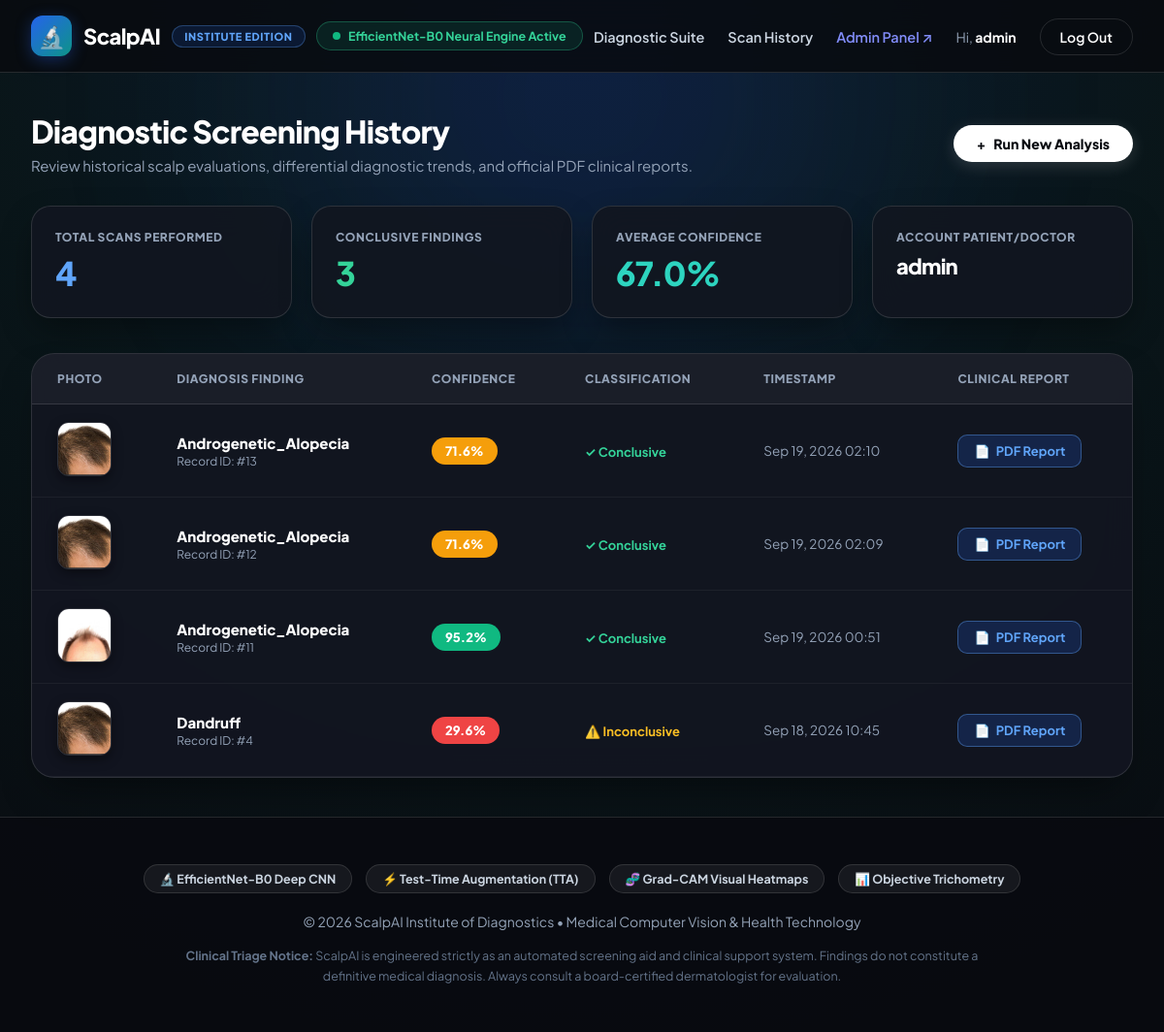
The page /dashboard/ (signed in) on the database its author committed.
### detector/models.py (models this page shows, shortened)
class ScanRecord(models.Model):
    user = models.ForeignKey(User, on_delete=models.SET_NULL, null=True, blank=True, related_name="scans")
    image = models.ImageField(upload_to="scans/%Y/%m/")
    predicted_label = models.CharField(max_length=100)
    confidence = models.FloatField()
    all_scores = models.JSONField(default=dict)
    is_uncertain = models.BooleanField(default=False)
    created_at = models.DateTimeField(auto_now_add=True)
    notes = models.TextField(blank=True, null=True)
    class Meta:
        ordering = ["-created_at"]

### detector/views.py (the view)
# urls.py: path("dashboard/", views.dashboard_view, name="dashboard"),
@login_required
def dashboard_view(request):
    scans = ScanRecord.objects.filter(user=request.user)
    total_scans = scans.count()
    conclusive_scans = scans.filter(is_uncertain=False).count()
    if total_scans > 0:
        avg_confidence = round(sum(s.confidence for s in scans) / total_scans, 1)
    else:
        avg_confidence = 0.0
    return render(
        request,
        "detector/dashboard.html",
        {
            "scans": scans,
            "total_scans": total_scans,
            "conclusive_scans": conclusive_scans,
            "avg_confidence": avg_confidence,
        },
    )

### detector/templates/detector/dashboard.html (shortened to what this page needs)
{% extends "detector/base.html" %}
{% block content %}
<div class="dashboard-header">
    <div>
        <h1 class="header-title">Diagnostic Screening History</h1>
        <p style="color: #94a3b8; font-size: 15px; margin-top: 6px;">Review historical scalp evaluations, differential diagnostic trends, and official PDF clinical reports.</p>
    </div>
    <a href="{% url 'upload' %}" class="btn-student-login">
        <span>+</span> Run New Analysis
    </a>
</div>
<div class="stats-card-grid">
    <div class="stat-card">
        <div class="stat-card-label">Total Scans Performed</div>
        <div class="stat-card-val">{{ total_scans }}</div>
    </div>
    <div class="stat-card">
        <div class="stat-card-label">Conclusive Findings</div>
        <div class="stat-card-val" style="color: #34d399;">{{ conclusive_scans }}</div>
    </div>
    <div class="stat-card">
        <div class="stat-card-label">Average Confidence</div>
        <div class="stat-card-val" style="color: #2dd4bf;">{{ avg_confidence }}%</div>
    </div>
    <div class="stat-card">
        <div class="stat-card-label">Account Patient/Doctor</div>
        <div class="stat-card-val" style="font-size: 22px; color: #ffffff;">{{ user.username }}</div>
    </div>
</div>
<div class="history-card">
    {% if scans %}
    <div class="table-responsive">
        <table>
            <thead>
                <tr>
                    <th>Photo</th>
                    <th>Diagnosis Finding</th>
                    <th>Confidence</th>
                    <th>Classification</th>
                    <th>Timestamp</th>
                    <th>Clinical Report</th>
                </tr>
            </thead>
            <tbody>
                {% for scan in scans %}
                <tr>
                    <td>
                        {% if scan.image %}
                            <img src="{{ scan.image.url }}" alt="Thumb" class="thumb-cell">
                        {% else %}
                            <span style="color: #64748b;">-</span>
                        {% endif %}
                    </td>
                    <td>
                        <div style="font-weight: 800; color: #ffffff; font-size: 15px;">{{ scan.predicted_label|title }}</div>
                        <div style="font-size: 12px; color: #94a3b8; margin-top: 2px;">Record ID: #{{ scan.id }}</div>
                    </td>
                    <td>
                        <span class="badge-conf" style="background-color: {% if scan.confidence >= 75 %}#10b981{% elif scan.confidence >= 50 %}#f59e0b{% else %}#ef4444{% endif %};">
                            {{ scan.confidence|floatformat:1 }}%
                        </span>
                    </td>
                    <td>
                        {% if scan.is_uncertain %}
                            <span style="color: #fbbf24; font-size: 13px; font-weight: 700;">⚠️ Inconclusive</span>
                        {% else %}
                            <span style="color: #34d399; font-size: 13px; font-weight: 700;">✓ Conclusive</span>
                        {% endif %}
                    </td>
                    <td style="color: #94a3b8; font-size: 13.5px;">
                        {{ scan.created_at|date:"M d, Y H:i" }}
                    </td>
                    <td>
                        <a href="{% url 'download_pdf' scan.id %}" target="_blank" class="btn-action-pdf">
                            <span>📄</span> PDF Report
                        </a>
                    </td>
                </tr>
                {% endfor %}
            </tbody>
        </table>
    </div>
    {% endif %}
</div>
{% endblock %}

### detector/templates/detector/base.html (shortened to what this page needs)
<!DOCTYPE html>
<html lang="en">
<head>
</head>
<body>
    <div class="glow-orb-1"></div>
    <header class="header">
        <div class="header-inner">
            <a href="{% url 'upload' %}" class="brand">
                <div class="brand-icon">🔬</div>
                <div>ScalpAI</div>
                <span class="brand-badge">Institute Edition</span>
            </a>
            <div class="status-pill">
                <span class="status-dot"></span> EfficientNet-B0 Neural Engine Active
            </div>
            <ul class="nav-links">
                <li><a href="{% url 'upload' %}" class="nav-link">Diagnostic Suite</a></li>
                {% if user.is_authenticated %}
                    <li><a href="{% url 'dashboard' %}" class="nav-link">Scan History</a></li>
                    {% if user.is_staff %}
                        <li><a href="/admin/" target="_blank" class="nav-link" style="color: #818cf8;">Admin Panel &nearr;</a></li>
                    {% endif %}
                    <li><span style="font-size: 14px; color: var(--text-muted);">Hi, <b style="color: white;">{{ user.username }}</b></span></li>
                    <li><a href="{% url 'logout' %}" class="btn-nav-outline">Log Out</a></li>
                {% else %}
                    <li><a href="/admin/" target="_blank" class="nav-link" style="color: #818cf8;">Admin Panel &nearr;</a></li>
                    <li><a href="{% url 'login' %}" class="btn-nav-outline">Log In</a></li>
                    <li><a href="{% url 'register' %}" class="btn-student-login"><span>⚡</span> Create Account</a></li>
                {% endif %}
            </ul>
        </div>
    </header>
    <div class="main-wrapper">
        {% block content %}{% endblock %}
    </div>
    <footer class="footer">
        <div class="footer-pills">
            <span class="footer-pill">🔬 EfficientNet-B0 Deep CNN</span>
            <span class="footer-pill">⚡ Test-Time Augmentation (TTA)</span>
            <span class="footer-pill">🧬 Grad-CAM Visual Heatmaps</span>
            <span class="footer-pill">📊 Objective Trichometry</span>
        </div>
        <div>&copy; 2026 ScalpAI Institute of Diagnostics &bull; Medical Computer Vision & Health Technology</div>
        <p class="footer-disclaimer">
            <b>Clinical Triage Notice:</b> ScalpAI is engineered strictly as an automated screening aid and clinical support system. Findings do not constitute a definitive medical diagnosis. Always consult a board-certified dermatologist for evaluation.
        </p>
    </footer>
</body>
</html>

### detector/templates/detector/base.html (style rules this page uses)
:root { --primary: #2563eb; --secondary: #0d9488; --dark-bg: #090b10; --card-dark: #121620; --border-dark: rgba(255, 255, 255, 0.12); --text-main: #ffffff; --text-muted: #94a3b8; --accent-glow: radial-gradient(circle at 50% 0%, rgba(37, 99, 235, 0.15) 0%, rgba(13, 148, 136, 0.08) 50%, transparent 100%); }
* { box-sizing: border-box; margin: 0; padding: 0; font-family: 'Plus Jakarta Sans', -apple-system, BlinkMacSystemFont, sans-serif; }
body { background-color: var(--dark-bg); background-image: var(--accent-glow); background-attachment: fixed; color: var(--text-main); min-height: 100vh; display: flex; flex-direction: column; -webkit-font-smoothing: antialiased; position: relative; overflow-x: hidden; }
.glow-orb-1 { position: absolute; top: -150px; left: 50%; transform: translateX(-50%); width: 1000px; height: 500px; background: radial-gradient(circle, rgba(37, 99, 235, 0.12) 0%, rgba(13, 148, 136, 0.05) 60%, transparent 80%); filter: blur(80px); pointer-events: none; z-index: 0; }
.header { position: sticky; top: 0; z-index: 100; background: rgba(9, 11, 16, 0.85); backdrop-filter: blur(20px); -webkit-backdrop-filter: blur(20px); border-bottom: 1px solid var(--border-dark); padding: 16px 32px; }
.header-inner { max-width: 1320px; margin: 0 auto; display: flex; align-items: center; justify-content: space-between; }
.brand { display: flex; align-items: center; gap: 12px; text-decoration: none; color: #ffffff; font-size: 22px; font-weight: 800; letter-spacing: -0.6px; }
.brand-icon { width: 42px; height: 42px; background: linear-gradient(135deg, #2563eb 0%, #0d9488 100%); border-radius: 12px; display: flex; align-items: center; justify-content: center; font-size: 22px; box-shadow: 0 4px 16px rgba(37, 99, 235, 0.35); }
.brand-badge { font-size: 11px; font-weight: 800; text-transform: uppercase; background: rgba(37, 99, 235, 0.15); color: #60a5fa; padding: 4px 12px; border-radius: 20px; border: 1px solid rgba(96, 165, 250, 0.3); letter-spacing: 0.6px; }
.status-pill { display: inline-flex; align-items: center; gap: 8px; font-size: 12.5px; font-weight: 700; color: #34d399; background: rgba(16, 185, 129, 0.12); border: 1px solid rgba(52, 211, 153, 0.3); padding: 6px 16px; border-radius: 30px; }
.status-dot { width: 8px; height: 8px; background: #10b981; border-radius: 50%; box-shadow: 0 0 0 0 rgba(16, 185, 129, 0.7); animation: pulse-ring 2s infinite cubic-bezier(0.66, 0, 0, 1); }
.nav-links { display: flex; align-items: center; gap: 24px; list-style: none; }
.nav-link { text-decoration: none; color: #cbd5e1; font-size: 14.5px; font-weight: 600; transition: color 0.2s ease; }
.btn-student-login { background: #ffffff; color: #090b10; padding: 10px 24px; border-radius: 30px; text-decoration: none; font-size: 14px; font-weight: 800; transition: all 0.25s ease; display: inline-flex; align-items: center; gap: 8px; box-shadow: 0 4px 16px rgba(255, 255, 255, 0.15); }
.btn-nav-outline { background: transparent; color: #ffffff; border: 1px solid var(--border-dark); padding: 9px 20px; border-radius: 30px; text-decoration: none; font-size: 14px; font-weight: 600; transition: all 0.2s ease; }
.main-wrapper { max-width: 1320px; margin: 0 auto; padding: 40px 32px; flex: 1; width: 100%; position: relative; z-index: 1; }
.footer { background: rgba(9, 11, 16, 0.95); border-top: 1px solid var(--border-dark); padding: 48px 32px; text-align: center; font-size: 14px; color: var(--text-muted); margin-top: auto; position: relative; z-index: 1; }
.footer-pills { display: flex; align-items: center; justify-content: center; gap: 14px; margin-bottom: 20px; flex-wrap: wrap; }
.footer-pill { font-size: 12.5px; font-weight: 700; color: #cbd5e1; background: rgba(255, 255, 255, 0.06); padding: 6px 16px; border-radius: 30px; border: 1px solid var(--border-dark); }
.footer-disclaimer { max-width: 860px; margin: 16px auto 0; font-size: 12.5px; line-height: 1.65; color: #64748b; }

### rows shown on the page
ScanRecord: image (picture), predicted_label "Androgenetic_Alopecia", id "13", confidence "71.6", is_uncertain "✓ Conclusive", created_at "Sep 19, 2026 02:10"
ScanRecord: image (picture), predicted_label "Androgenetic_Alopecia", id "12", confidence "71.6", is_uncertain "✓ Conclusive", created_at "Sep 19, 2026 02:09"
ScanRecord: image (picture), predicted_label "Androgenetic_Alopecia", id "11", confidence "95.2", is_uncertain "✓ Conclusive", created_at "Sep 19, 2026 00:51"
ScanRecord: image (picture), predicted_label "Dandruff", id "4", confidence "29.6", is_uncertain "⚠️ Inconclusive", created_at "Sep 18, 2026 10:45"

### other values the page prints
{{ user.username }} "admin"
{{ total_scans }} "4"
{{ conclusive_scans }} "3"
{{ avg_confidence }} "67.0"
